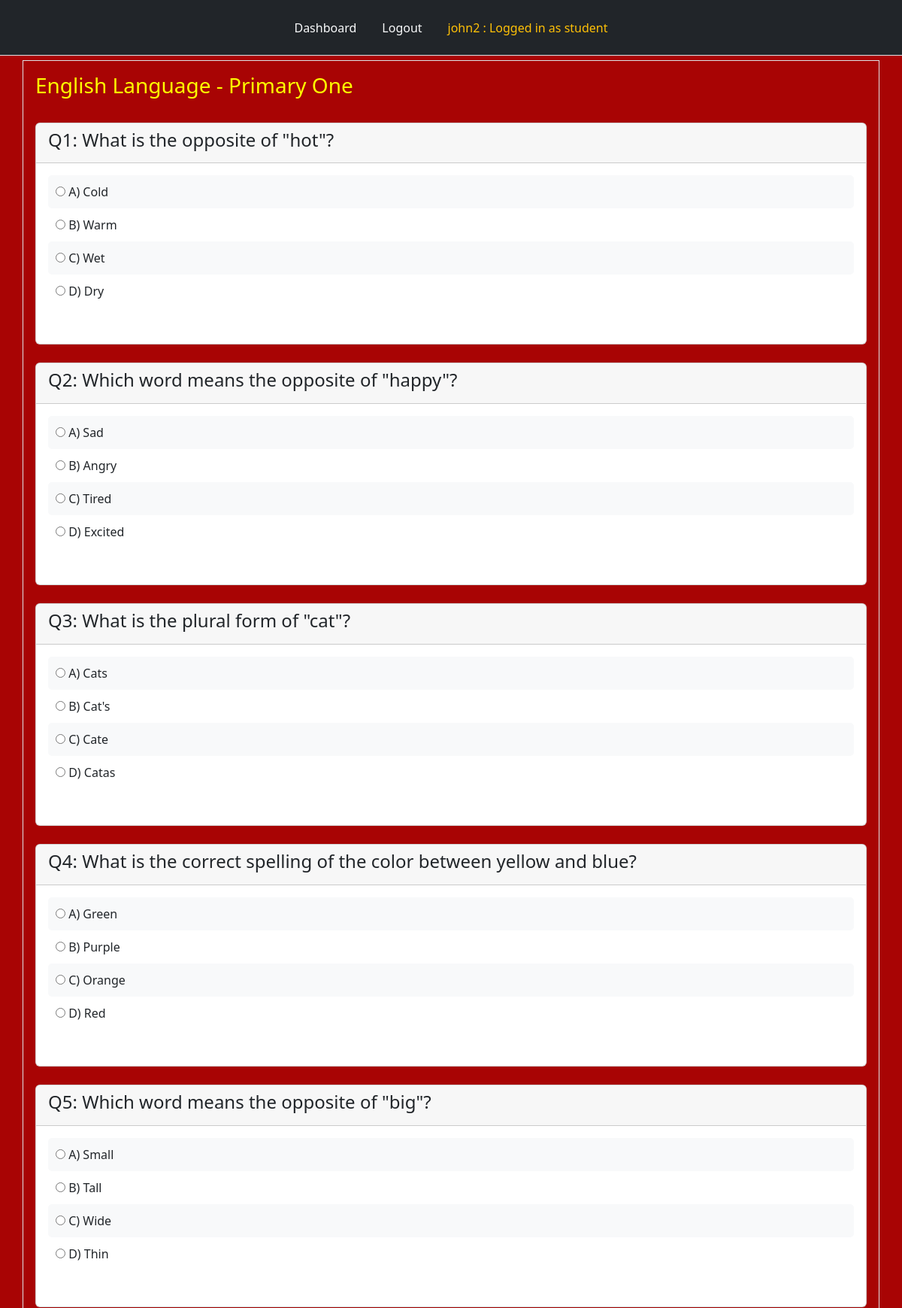
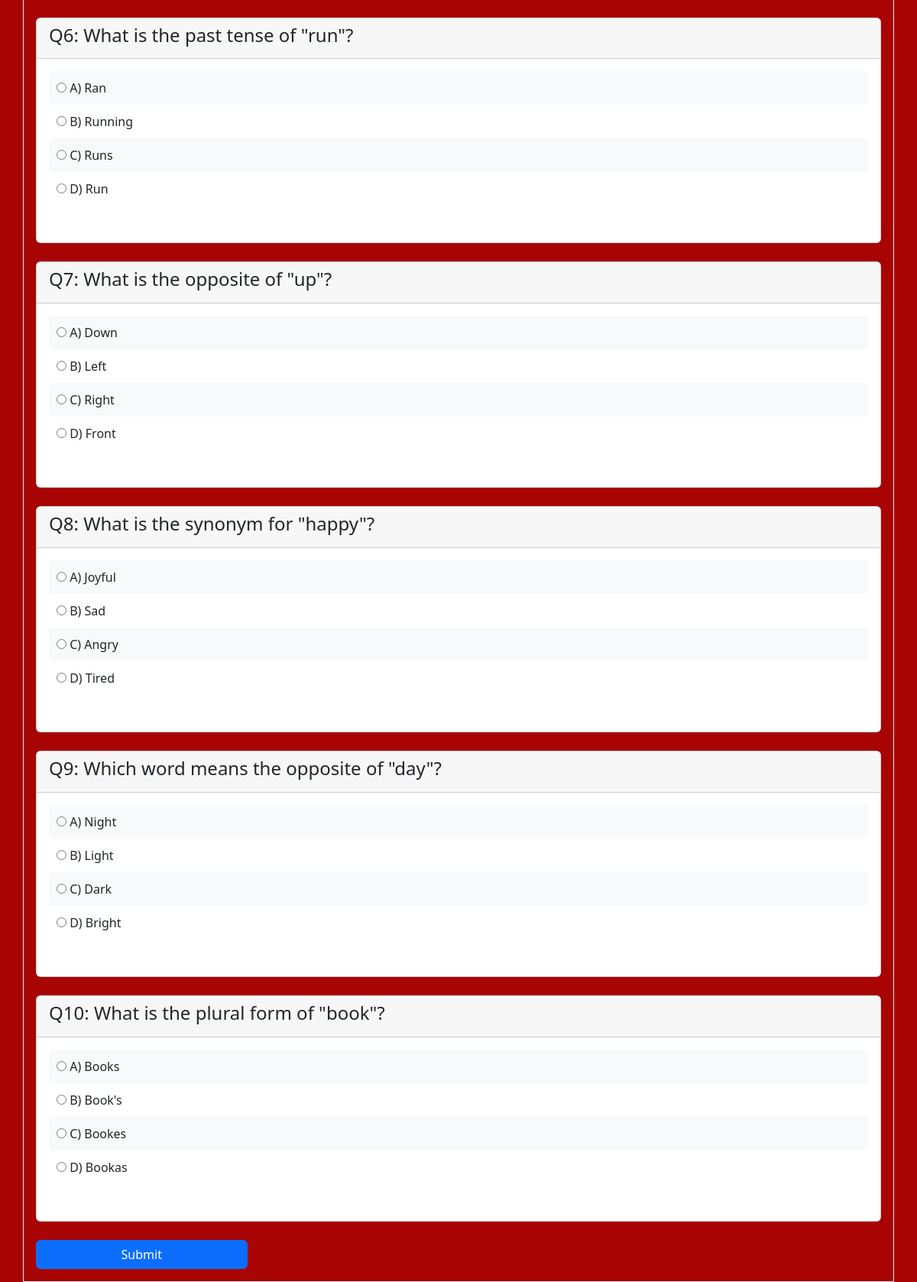
/tests_created/2/ (signed in), run on the app's committed database (2 pictures, top to bottom).
### tables this page shows
CREATE TABLE "students" (
	"id"	INTEGER,
	"name"	TEXT NOT NULL,
	"fullname"	TEXT NOT NULL,
	"password"	TEXT NOT NULL,
	"klass"	TEXT NOT NULL,
	PRIMARY KEY("id")
);

CREATE TABLE "tests" (
  id INTEGER PRIMARY KEY,
  title TEXT NOT NULL,
  teacher_name TEXT NOT NULL,
  assigned_test INTEGER,
  assigned_klass TEXT NOT NULL,
  test_id INTEGER
);

CREATE TABLE questions ( id INTEGER PRIMARY KEY, test_id TEXT NOT NULL, test_teacher TEXT NOT NULL, qnumber TEXT NOT NULL, question TEXT NOT NULL, optionA TEXT NOT NULL, optionB TEXT NOT NULL, optionC TEXT NOT NULL, optionD TEXT NOT NULL, answer TEXT NOT NULL, explanation TEXT NOT NULL, FOREIGN KEY (test_teacher) REFERENCES Tests(id) );

### app.py (the view)
@app.route("/tests_created/<test_id>/")
def tests_created(test_id):
    user = get_current_user()
    db = connect_to_DB()
    student_name = user[1]
    quiz_cursor = db.execute(f"SELECT * FROM questions where test_id = ?", [test_id])
    quiz_questions = quiz_cursor.fetchall()
    query = db.execute("SELECT title FROM tests WHERE test_id = ?", [test_id])
    tests = query.fetchone()[0]
    query = db.execute("SELECT assigned_klass FROM tests WHERE test_id = ?", [test_id])
    result = query.fetchone()
    klass = result[0]
    query = db.execute("SELECT selections FROM selected_answers WHERE student_name = ? AND test_id = ?", [student_name, test_id])
    result = query.fetchone()
    if result is not None:
        selections_string = result[0]
        user_selections = json.loads(selections_string)
    else:
        user_selections = {}
    print(user_selections)
    chk = db.execute("SELECT name FROM users WHERE name = ?", (student_name,))
    teacher = chk.fetchone()
    if teacher:
        return render_template("tests_created.html", user = user, quiz_questions = quiz_questions, tests = tests, test_id = test_id, teacher = True, user_selections=user_selections)
    query = db.execute("SELECT * FROM completed WHERE student_name = ? AND klass = ? AND test_id = ?",
                    [student_name, klass, test_id])
    existing_test = query.fetchone()
    if existing_test:
        score = existing_test["score"]
        total = existing_test["total"]
        return render_template("tests_created.html", user = user, quiz_questions = quiz_questions, tests = tests, test_id = test_id, score=score, total= total, test_taken = True, user_selections=user_selections)
    db.close()
    return render_template("tests_created.html",  user = user, quiz_questions = quiz_questions, tests = tests, test_id = test_id, user_selections=user_selections)

### app.py (called while the page is built)
@app.teardown_appcontext
def close_database(error):
    if hasattr(g, "app_database_db"):
        g.app_database_db.close()

def get_current_user():
    user_result = None
    if 'user' in session:
        user = session['user']
        db = getDatabase()
        student_cursor = db.execute("SELECT * FROM students WHERE name = ?", [user])
        student_result = student_cursor.fetchone()
        if student_result:
            user_result = student_result
        else:
            user_cursor = db.execute("SELECT * FROM users WHERE name = ?", [user])
            user_result = user_cursor.fetchone()
    return user_result

### database.py (called while the page is built)
def connect_to_DB():
    current_dir = os.path.dirname(os.path.abspath(__file__))
    db_file = os.path.join(current_dir, "app_database.db")
    sql = sqlite3.connect(db_file)
    sql.row_factory = sqlite3.Row
    return sql

def getDatabase():
    if not hasattr(g, "app_database_db"):
        g.app_database_db = connect_to_DB()
    return g.app_database_db

### templates/tests_created.html (shortened to what this page needs)
{% from "nav.html" import links %}
<!doctype html>
<html lang="en">
  <head>
    <link href="https://cdn.jsdelivr.net/npm/bootstrap@5.2.3/dist/css/bootstrap.min.css" rel="stylesheet">
    <link rel="stylesheet" type="text/css" href="{{ url_for('static', filename = 'style.css') }}"
  </head>
  <body>
        <div class="header mb-2">
            {{ links(user) }}
        </div>
        <div class="question container border text-light p-3">
          <h3 style="color: yellow;">{{ tests }}</h3>
          <br>
          <form action="/submit_test/{{ test_id }}/" method="POST">
            {% for question in quiz_questions %}
              {% set number = question[0] | string %}
                <div class="card">
                    <div class="card-header text-dark">
                        <h4>Q{{ question[3] }}: {{ question[4] }}</h4>
                    </div>
                    <div class="card-body text-dark">
                      <label class="radio-label {% if user_selections[number] == 'A' and user_selections[number] == question[9] %}correct{% elif user_selections[number] == 'A' and user_selections[number] != question[9] %}wrong{% endif %}">
                        <input type="radio" name="q{{ question[0] }}" value="A" {% if user_selections[number] == 'A' %}checked{% endif %}>
                          A) {{ question[5] }}
                      </label>
                      <label class="radio-label {% if user_selections[number] == 'B' and user_selections[number] == question[9] %}correct{% elif user_selections[number] == 'B' and user_selections[number] != question[9] %}wrong{% endif %}">
                          <input type="radio" name="q{{ question[0] }}" value="B" {% if user_selections[number] == 'B' %}checked{% endif %}>
                          B) {{ question[6] }}
                      </label>
                      <label class="radio-label {% if user_selections[number] == 'C' and user_selections[number] == question[9] %}correct{% elif user_selections[number] == 'C' and user_selections[number] != question[9] %}wrong{% endif %}">
                          <input type="radio" name="q{{ question[0] }}" value="C" {% if user_selections[number] == 'C' %}checked{% endif %}>
                          C) {{ question[7] }}
                      </label>
                      <label class="radio-label {% if user_selections[number] == 'D' and user_selections[number] == question[9] %}correct{% elif user_selections[number] == 'D' and user_selections[number] != question[9] %}wrong{% endif %}">
                          <input type="radio" name="q{{ question[0] }}" value="D" {% if user_selections[number] == 'D' %}checked{% endif %}>
                          D) {{ question[8] }}
                      </label>
                  </div>
                    <div class="card-body">
                    </div>
                </div>
                <br>
          {% endfor %}
            {% if test_taken %}
            <div class="d-grid gap-2">
                <button type="button" class="btn btn-warning" disabled>Test Already Taken</button>
                <p style="text-align: center;">
                  Score: {{ score }} <br>
                  Total: {{ total }} <br>
                  Percent: {{ (score/total)*100 }}
                </p>
              </div>
            {% elif teacher %}
            <div class="d-grid gap-2">
              <button type="button" class="btn btn-warning" onclick="goBack()">Go Back</button>
            </div>
            {% else %}
            <div class="d-grid gap-2">
                <button type="submit" class="btn btn-primary col-md-3">Submit</button>
            </div>
            {% endif %}
        </form>
  </div>
  </body>
</html>

### templates/nav.html (shortened to what this page needs)
{% macro links(user) %}
<ul class="nav nav-tabs p-3 bg-dark justify-content-center position-fixed" style="top: 0; width: 100%; z-index: 9999;">
    {% if user %}
    <li class="nav-item">
        <a class="nav-link text-light" href="{{ url_for('dashboard') }}">Dashboard</a>
    </li>
    <li class="nav-item">
        <a class="nav-link text-light" href="{{ url_for('logout') }}">Logout</a>
    </li>
    {% endif %}
    {% if user %}
        <li class="nav-item">
            <a class="nav-link text-warning" href="{{ url_for('dashboard') }}">
                {{ user['name'] }} : Logged in as
                {% if user['klass'] in ["KG1", "KG2", "NUR1", "NUR2", "PRY1", "PRY2", "PRY3", "PRY4", "PRY5", "PRY6"] %}
                    student
                {% else %}
                    {{ user['role'] }}
                {% endif %}
            </a>
        </li>
    {% endif %}
</ul>
{% endmacro %}

### static/style.css (style rules this page uses)
body { background-color: rgb(168, 4, 4); margin-top: 80px; }
.card { position: relative; overflow: hidden; transition: transform 0.3s; cursor: pointer; }
.radio-label { display: block; padding: 10px; border-radius: 5px; cursor: pointer; background-color: #f8f9fa; }
.radio-label:nth-child(even) { background-color: #ffffff; }

### data on the page
students: name "john2"
tests: title "English Language - Primary One"
questions: qnumber "1", question "What is the opposite of \"hot\"?", optionA "Cold", optionB "Warm", optionC "Wet", optionD "Dry"
questions: qnumber "2", question "Which word means the opposite of \"happy\"?", optionA "Sad", optionB "Angry", optionC "Tired", optionD "Excited"
questions: qnumber "3", question "What is the plural form of \"cat\"?", optionA "Cats", optionB "Cat's", optionC "Cate", optionD "Catas"
questions: qnumber "4", question "What is the correct spelling of the color between yellow and blue?", optionA "Green", optionB "Purple", optionC "Orange", optionD "Red"
questions: qnumber "5", question "Which word means the opposite of \"big\"?", optionA "Small", optionB "Tall", optionC "Wide", optionD "Thin"
questions: qnumber "6", question "What is the past tense of \"run\"?", optionA "Ran", optionB "Running", optionC "Runs", optionD "Run"
questions: qnumber "7", question "What is the opposite of \"up\"?", optionA "Down", optionB "Left", optionC "Right", optionD "Front"
questions: qnumber "8", question "What is the synonym for \"happy\"?", optionA "Joyful", optionB "Sad", optionC "Angry", optionD "Tired"
questions: qnumber "9", question "Which word means the opposite of \"day\"?", optionA "Night", optionB "Light", optionC "Dark", optionD "Bright"
questions: qnumber "10", question "What is the plural form of \"book\"?", optionA "Books", optionB "Book's", optionC "Bookes", optionD "Bookas"
